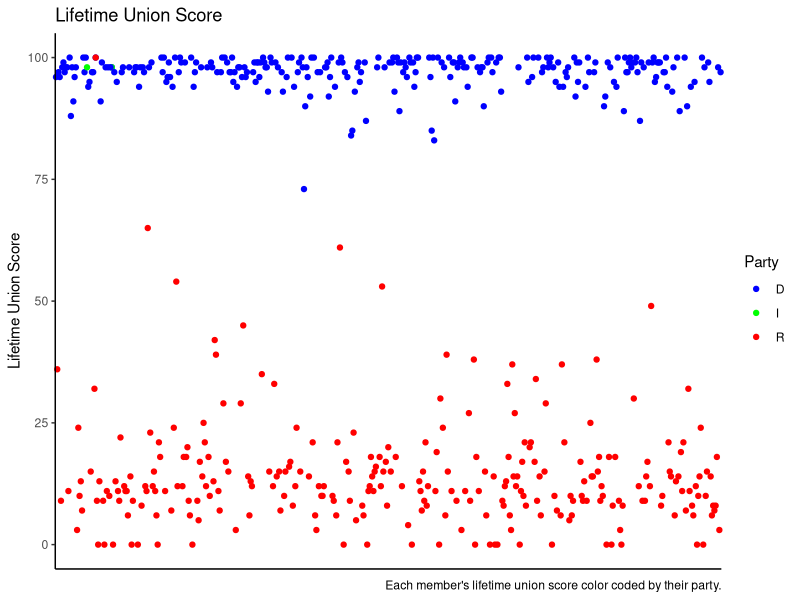
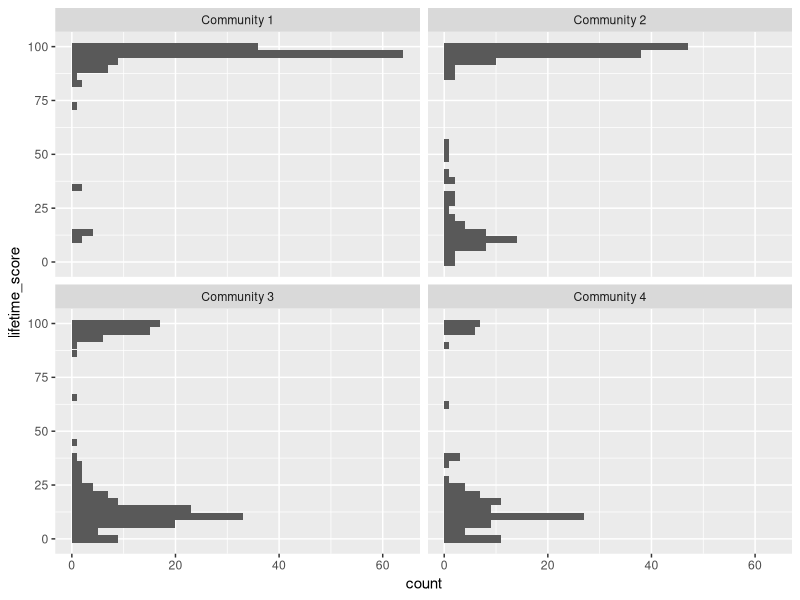
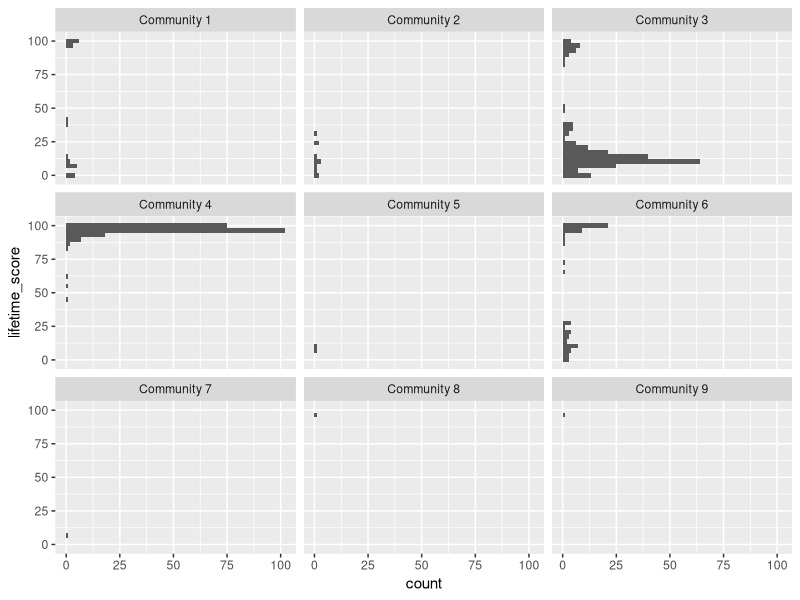
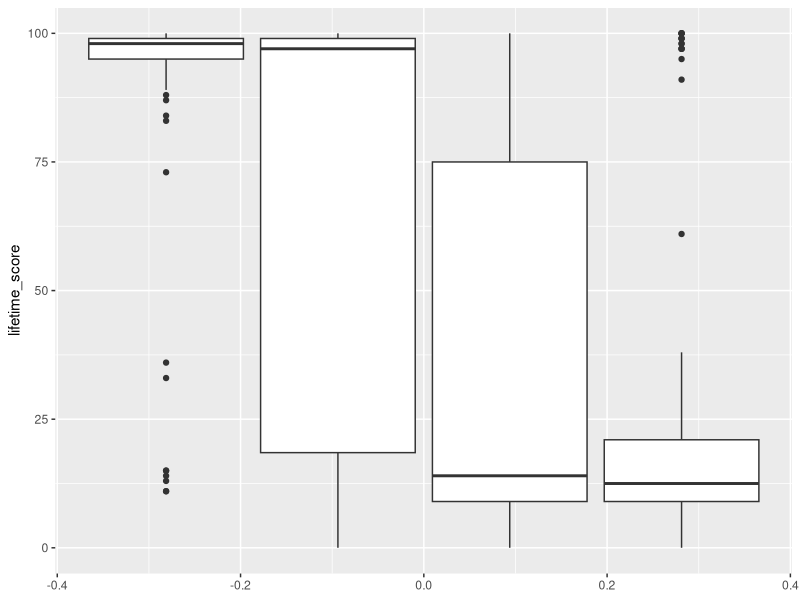
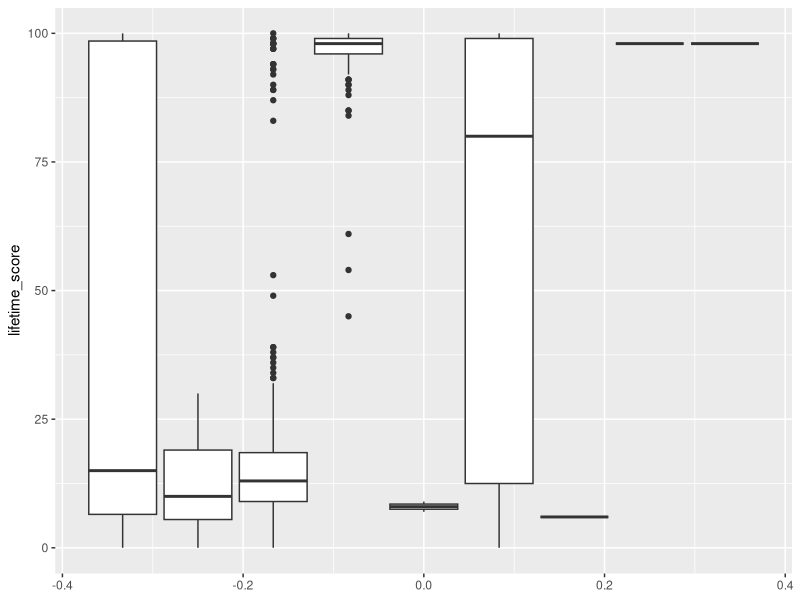
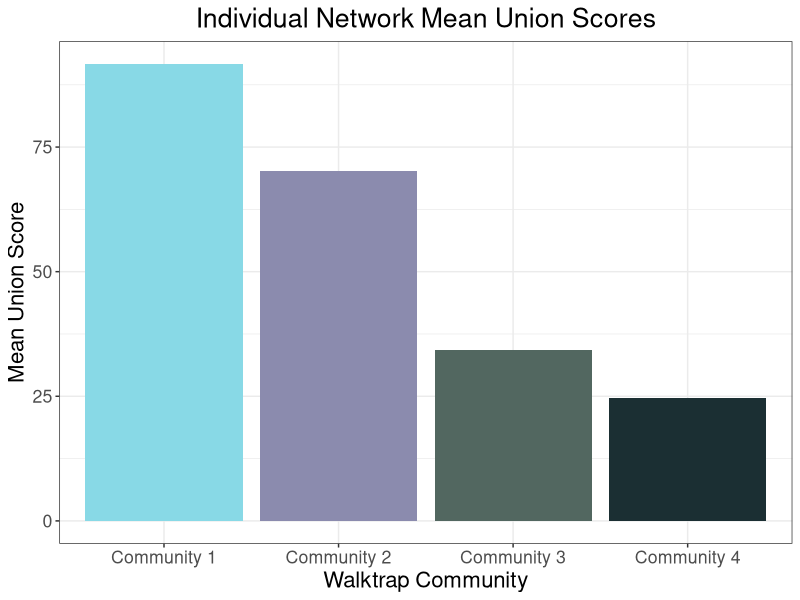
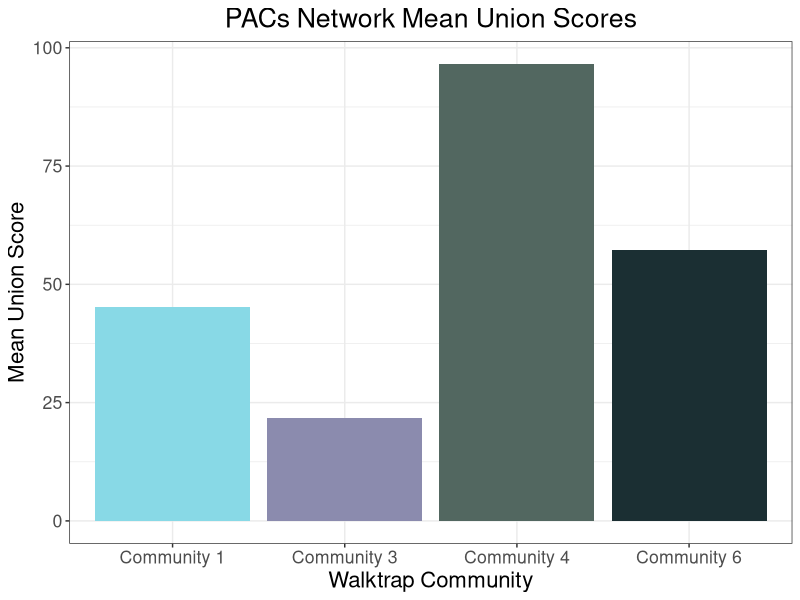

Here is the R script that generated these plots, in order:
## ---- chunk 1
library(tidyverse)
library(ggplot2)
individuals = read_csv("./individual_communities_and_scores.csv")
pacs = read_csv("./pac_communities_and_scores.csv")
individuals = individuals %>% 
  mutate(party = str_sub(congresspeople, -2, -2)) %>% 
  mutate(community = paste("Community", community))

individuals = individuals %>% 
  drop_na() %>% 
  rename(score = score1) %>% 
  rename(lifetime_score = lifetime_score1)

pacs = pacs %>% 
  drop_na() %>% 
  rename(score = score1) %>% 
  rename(lifetime_score = lifetime_score1) %>% 
  mutate(community = paste("Community", community))

## ---- chunk 2
ggplot(individuals, mapping = aes(x = name, y = lifetime_score, color = party))+
  theme_classic()+
  geom_point() +
  coord_cartesian(clip = "off")+
  scale_color_manual(breaks = c("D", "I", "R"), 
                    values = c("blue", "green", "red")) + ##D64045 #20BF55
  labs(title = "Lifetime Union Score",
       caption = "Each member's lifetime union score color coded by their party.",
       y = "Lifetime Union Score")+
  guides(color = guide_legend(title = "Party"))+
  theme(axis.title.x = element_blank(),
        axis.ticks.x = element_blank(),
        axis.text.x = element_blank())
  
## ---- chunk 3
ggplot(individuals, mapping = aes(y = lifetime_score))+
  geom_histogram()+
  facet_wrap(~community)
## ---- chunk 4
ggplot(pacs, mapping = aes(y = lifetime_score))+
  geom_histogram()+
  facet_wrap(~community)

## ---- chunk 5
ggplot(individuals, mapping = aes(group = community, y = lifetime_score))+
  geom_boxplot()
## ---- chunk 6
ggplot(pacs, mapping = aes(group = community, y = lifetime_score))+
  geom_boxplot()

## ---- chunk 7
individual_means = individuals %>% 
  group_by(community) %>% 
  summarize(community_mean = mean(lifetime_score))

  ggplot(individual_means, mapping = aes(x = community, y = community_mean, fill = community))+
    theme_bw()+
    theme(plot.title = element_text(hjust=0.5),
          text=element_text(size=16,  family="sans"))+
    scale_fill_manual(values=c("#88D9E6", "#8B8BAE", "#526760", "#1B2F33"))+
    ggtitle("Individual Network Mean Union Scores")+
    labs(y = "Mean Union Score", x = "Walktrap Community")+
    geom_bar(stat="identity", show.legend = FALSE)
## ---- chunk 8
individual_anova = aov(lifetime_score ~ community, data = individuals)
summary(individual_anova)

## ---- chunk 9
pacs = pacs %>% 
  group_by(community) %>%
  filter(community != "Community 5") %>%
  filter(community != "Community 2") %>% 
  filter(community != "Community 7") %>% 
  filter(community != "Community 8") %>%
  filter(community != "Community 9") 

pacs_means = pacs %>% 
  summarize(community_mean = mean(lifetime_score))

ggplot(pacs_means, mapping = aes(x = community, y = community_mean, fill = community))+
  theme_bw()+
  theme(plot.title = element_text(hjust=0.5),
        text=element_text(size=16,  family="sans"))+
  scale_fill_manual(values=c("#88D9E6", "#8B8BAE", "#526760", "#1B2F33"))+
  ggtitle("PACs Network Mean Union Scores")+
  labs(y = "Mean Union Score", x = "Walktrap Community")+
  geom_bar(stat="identity", show.legend = FALSE)

## ---- chunk 10
pacs_anova = aov(lifetime_score ~ community, data = pacs)
summary(individual_anova)
